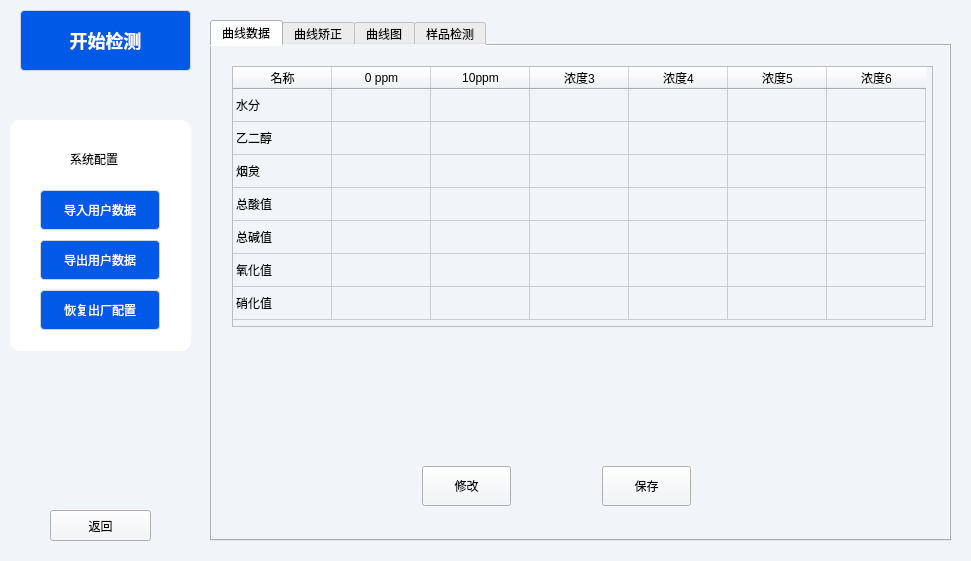
<?xml version="1.0" encoding="UTF-8"?>
<ui version="4.0">
 <class>MainWindow</class>
 <widget class="QWidget" name="MainWindow">
  <property name="geometry">
   <rect>
    <x>0</x>
    <y>0</y>
    <width>971</width>
    <height>561</height>
   </rect>
  </property>
  <property name="windowTitle">
   <string>MainWindow</string>
  </property>
  <property name="styleSheet">
   <string notr="true">background: #F1F4F8;</string>
  </property>
  <widget class="QTabWidget" name="tabWidget">
   <property name="geometry">
    <rect>
     <x>210</x>
     <y>20</y>
     <width>741</width>
     <height>521</height>
    </rect>
   </property>
   <property name="tabPosition">
    <enum>QTabWidget::North</enum>
   </property>
   <property name="tabShape">
    <enum>QTabWidget::Rounded</enum>
   </property>
   <property name="currentIndex">
    <number>0</number>
   </property>
   <property name="elideMode">
    <enum>Qt::ElideNone</enum>
   </property>
   <widget class="QWidget" name="tabCurveData">
    <attribute name="title">
     <string>曲线数据</string>
    </attribute>
    <widget class="QTableWidget" name="tableWidget_2">
     <property name="geometry">
      <rect>
       <x>20</x>
       <y>20</y>
       <width>701</width>
       <height>261</height>
      </rect>
     </property>
     <property name="lineWidth">
      <number>1</number>
     </property>
     <property name="textElideMode">
      <enum>Qt::ElideRight</enum>
     </property>
     <property name="showGrid">
      <bool>true</bool>
     </property>
     <property name="gridStyle">
      <enum>Qt::SolidLine</enum>
     </property>
     <property name="sortingEnabled">
      <bool>false</bool>
     </property>
     <property name="cornerButtonEnabled">
      <bool>true</bool>
     </property>
     <attribute name="horizontalHeaderVisible">
      <bool>true</bool>
     </attribute>
     <attribute name="horizontalHeaderMinimumSectionSize">
      <number>57</number>
     </attribute>
     <attribute name="horizontalHeaderDefaultSectionSize">
      <number>99</number>
     </attribute>
     <attribute name="horizontalHeaderHighlightSections">
      <bool>true</bool>
     </attribute>
     <attribute name="horizontalHeaderShowSortIndicator" stdset="0">
      <bool>false</bool>
     </attribute>
     <attribute name="verticalHeaderVisible">
      <bool>false</bool>
     </attribute>
     <attribute name="verticalHeaderDefaultSectionSize">
      <number>33</number>
     </attribute>
     <attribute name="verticalHeaderHighlightSections">
      <bool>true</bool>
     </attribute>
     <row>
      <property name="text">
       <string/>
      </property>
     </row>
     <row>
      <property name="text">
       <string/>
      </property>
     </row>
     <row>
      <property name="text">
       <string/>
      </property>
     </row>
     <row>
      <property name="text">
       <string/>
      </property>
     </row>
     <row>
      <property name="text">
       <string/>
      </property>
     </row>
     <row>
      <property name="text">
       <string/>
      </property>
     </row>
     <row>
      <property name="text">
       <string/>
      </property>
     </row>
     <column>
      <property name="text">
       <string>名称</string>
      </property>
     </column>
     <column>
      <property name="text">
       <string>0 ppm</string>
      </property>
     </column>
     <column>
      <property name="text">
       <string>10ppm</string>
      </property>
     </column>
     <column>
      <property name="text">
       <string>浓度3</string>
      </property>
     </column>
     <column>
      <property name="text">
       <string>浓度4</string>
      </property>
     </column>
     <column>
      <property name="text">
       <string>浓度5</string>
      </property>
     </column>
     <column>
      <property name="text">
       <string>浓度6</string>
      </property>
     </column>
     <item row="0" column="0">
      <property name="text">
       <string>水分</string>
      </property>
     </item>
     <item row="1" column="0">
      <property name="text">
       <string>乙二醇</string>
      </property>
     </item>
     <item row="2" column="0">
      <property name="text">
       <string>烟炱</string>
      </property>
     </item>
     <item row="3" column="0">
      <property name="text">
       <string>总酸值</string>
      </property>
     </item>
     <item row="3" column="1">
      <property name="text">
       <string/>
      </property>
     </item>
     <item row="4" column="0">
      <property name="text">
       <string>总碱值</string>
      </property>
     </item>
     <item row="4" column="1">
      <property name="text">
       <string/>
      </property>
     </item>
     <item row="5" column="0">
      <property name="text">
       <string>氧化值</string>
      </property>
     </item>
     <item row="6" column="0">
      <property name="text">
       <string>硝化值</string>
      </property>
     </item>
    </widget>
    <widget class="QPushButton" name="pushButton_4">
     <property name="geometry">
      <rect>
       <x>210</x>
       <y>420</y>
       <width>89</width>
       <height>40</height>
      </rect>
     </property>
     <property name="text">
      <string>修改</string>
     </property>
    </widget>
    <widget class="QPushButton" name="pushButton_5">
     <property name="geometry">
      <rect>
       <x>390</x>
       <y>420</y>
       <width>89</width>
       <height>40</height>
      </rect>
     </property>
     <property name="text">
      <string>保存</string>
     </property>
    </widget>
   </widget>
   <widget class="QWidget" name="tabCurveCorrrection">
    <attribute name="title">
     <string>曲线矫正</string>
    </attribute>
    <widget class="QTableWidget" name="tableWidget_3">
     <property name="geometry">
      <rect>
       <x>20</x>
       <y>20</y>
       <width>701</width>
       <height>261</height>
      </rect>
     </property>
     <property name="lineWidth">
      <number>1</number>
     </property>
     <property name="textElideMode">
      <enum>Qt::ElideRight</enum>
     </property>
     <property name="showGrid">
      <bool>true</bool>
     </property>
     <property name="gridStyle">
      <enum>Qt::SolidLine</enum>
     </property>
     <property name="sortingEnabled">
      <bool>false</bool>
     </property>
     <property name="cornerButtonEnabled">
      <bool>true</bool>
     </property>
     <attribute name="horizontalHeaderVisible">
      <bool>true</bool>
     </attribute>
     <attribute name="horizontalHeaderMinimumSectionSize">
      <number>57</number>
     </attribute>
     <attribute name="horizontalHeaderDefaultSectionSize">
      <number>99</number>
     </attribute>
     <attribute name="horizontalHeaderHighlightSections">
      <bool>true</bool>
     </attribute>
     <attribute name="horizontalHeaderShowSortIndicator" stdset="0">
      <bool>false</bool>
     </attribute>
     <attribute name="verticalHeaderVisible">
      <bool>false</bool>
     </attribute>
     <attribute name="verticalHeaderDefaultSectionSize">
      <number>33</number>
     </attribute>
     <attribute name="verticalHeaderHighlightSections">
      <bool>true</bool>
     </attribute>
     <row>
      <property name="text">
       <string/>
      </property>
     </row>
     <row>
      <property name="text">
       <string/>
      </property>
     </row>
     <row>
      <property name="text">
       <string/>
      </property>
     </row>
     <row>
      <property name="text">
       <string/>
      </property>
     </row>
     <row>
      <property name="text">
       <string/>
      </property>
     </row>
     <row>
      <property name="text">
       <string/>
      </property>
     </row>
     <row>
      <property name="text">
       <string/>
      </property>
     </row>
     <column>
      <property name="text">
       <string>名称</string>
      </property>
     </column>
     <column>
      <property name="text">
       <string>0 ppm</string>
      </property>
     </column>
     <column>
      <property name="text">
       <string>10ppm</string>
      </property>
     </column>
     <column>
      <property name="text">
       <string>浓度3</string>
      </property>
     </column>
     <column>
      <property name="text">
       <string>浓度4</string>
      </property>
     </column>
     <column>
      <property name="text">
       <string>浓度5</string>
      </property>
     </column>
     <column>
      <property name="text">
       <string>浓度6</string>
      </property>
     </column>
     <item row="0" column="0">
      <property name="text">
       <string>水分</string>
      </property>
     </item>
     <item row="1" column="0">
      <property name="text">
       <string>乙二醇</string>
      </property>
     </item>
     <item row="2" column="0">
      <property name="text">
       <string>烟炱</string>
      </property>
     </item>
     <item row="3" column="0">
      <property name="text">
       <string>总酸值</string>
      </property>
     </item>
     <item row="3" column="1">
      <property name="text">
       <string/>
      </property>
     </item>
     <item row="4" column="0">
      <property name="text">
       <string>总碱值</string>
      </property>
     </item>
     <item row="4" column="1">
      <property name="text">
       <string/>
      </property>
     </item>
     <item row="5" column="0">
      <property name="text">
       <string>氧化值</string>
      </property>
     </item>
     <item row="6" column="0">
      <property name="text">
       <string>硝化值</string>
      </property>
     </item>
    </widget>
    <widget class="QPushButton" name="pushButton_7">
     <property name="geometry">
      <rect>
       <x>210</x>
       <y>420</y>
       <width>89</width>
       <height>40</height>
      </rect>
     </property>
     <property name="text">
      <string>修改</string>
     </property>
    </widget>
    <widget class="QPushButton" name="pushButton_6">
     <property name="geometry">
      <rect>
       <x>390</x>
       <y>420</y>
       <width>89</width>
       <height>40</height>
      </rect>
     </property>
     <property name="text">
      <string>保存</string>
     </property>
    </widget>
   </widget>
   <widget class="QWidget" name="tabCurveChart">
    <attribute name="title">
     <string>曲线图</string>
    </attribute>
   </widget>
   <widget class="QWidget" name="samplesTest">
    <property name="styleSheet">
     <string notr="true"/>
    </property>
    <attribute name="title">
     <string>样品检测</string>
    </attribute>
    <widget class="QTableWidget" name="tableWidget">
     <property name="geometry">
      <rect>
       <x>170</x>
       <y>90</y>
       <width>331</width>
       <height>261</height>
      </rect>
     </property>
     <property name="lineWidth">
      <number>1</number>
     </property>
     <property name="textElideMode">
      <enum>Qt::ElideRight</enum>
     </property>
     <property name="showGrid">
      <bool>true</bool>
     </property>
     <property name="gridStyle">
      <enum>Qt::SolidLine</enum>
     </property>
     <property name="sortingEnabled">
      <bool>false</bool>
     </property>
     <property name="cornerButtonEnabled">
      <bool>true</bool>
     </property>
     <attribute name="horizontalHeaderVisible">
      <bool>true</bool>
     </attribute>
     <attribute name="horizontalHeaderMinimumSectionSize">
      <number>57</number>
     </attribute>
     <attribute name="horizontalHeaderDefaultSectionSize">
      <number>155</number>
     </attribute>
     <attribute name="horizontalHeaderHighlightSections">
      <bool>true</bool>
     </attribute>
     <attribute name="horizontalHeaderShowSortIndicator" stdset="0">
      <bool>false</bool>
     </attribute>
     <attribute name="verticalHeaderVisible">
      <bool>false</bool>
     </attribute>
     <attribute name="verticalHeaderDefaultSectionSize">
      <number>33</number>
     </attribute>
     <attribute name="verticalHeaderHighlightSections">
      <bool>true</bool>
     </attribute>
     <row>
      <property name="text">
       <string/>
      </property>
     </row>
     <row>
      <property name="text">
       <string/>
      </property>
     </row>
     <row>
      <property name="text">
       <string/>
      </property>
     </row>
     <row>
      <property name="text">
       <string/>
      </property>
     </row>
     <row>
      <property name="text">
       <string/>
      </property>
     </row>
     <row>
      <property name="text">
       <string/>
      </property>
     </row>
     <row>
      <property name="text">
       <string/>
      </property>
     </row>
     <column>
      <property name="text">
       <string>内容</string>
      </property>
     </column>
     <column>
      <property name="text">
       <string>检测结果</string>
      </property>
     </column>
     <item row="0" column="0">
      <property name="text">
       <string>水分</string>
      </property>
     </item>
     <item row="1" column="0">
      <property name="text">
       <string>乙二醇</string>
      </property>
     </item>
     <item row="2" column="0">
      <property name="text">
       <string>烟炱</string>
      </property>
     </item>
     <item row="3" column="0">
      <property name="text">
       <string>总酸值</string>
      </property>
     </item>
     <item row="3" column="1">
      <property name="text">
       <string/>
      </property>
     </item>
     <item row="4" column="0">
      <property name="text">
       <string>总碱值</string>
      </property>
     </item>
     <item row="4" column="1">
      <property name="text">
       <string/>
      </property>
     </item>
     <item row="5" column="0">
      <property name="text">
       <string>氧化值</string>
      </property>
     </item>
     <item row="6" column="0">
      <property name="text">
       <string>硝化值</string>
      </property>
     </item>
    </widget>
   </widget>
  </widget>
  <widget class="QWidget" name="widget" native="true">
   <property name="geometry">
    <rect>
     <x>10</x>
     <y>120</y>
     <width>181</width>
     <height>231</height>
    </rect>
   </property>
   <property name="styleSheet">
    <string notr="true">background:#fff;
border-radius: 10px;</string>
   </property>
   <widget class="QLabel" name="label">
    <property name="geometry">
     <rect>
      <x>60</x>
      <y>30</y>
      <width>67</width>
      <height>17</height>
     </rect>
    </property>
    <property name="text">
     <string>系统配置</string>
    </property>
   </widget>
   <widget class="QPushButton" name="pushButton">
    <property name="geometry">
     <rect>
      <x>30</x>
      <y>70</y>
      <width>120</width>
      <height>40</height>
     </rect>
    </property>
    <property name="styleSheet">
     <string notr="true">width: 120px;
height: 40px;
background: #005AE7;
border-radius: 4px;
border: 1px solid #D3D6D9;
color: #FFFFFF;
font-style: normal;</string>
    </property>
    <property name="text">
     <string>导入用户数据</string>
    </property>
   </widget>
   <widget class="QPushButton" name="pushButton_2">
    <property name="geometry">
     <rect>
      <x>30</x>
      <y>120</y>
      <width>120</width>
      <height>40</height>
     </rect>
    </property>
    <property name="styleSheet">
     <string notr="true">width: 120px;
height: 40px;
background: #005AE7;
border-radius: 4px;
border: 1px solid #D3D6D9;
color: #FFFFFF;
font-style: normal;</string>
    </property>
    <property name="text">
     <string>导出用户数据</string>
    </property>
   </widget>
   <widget class="QPushButton" name="pushButton_3">
    <property name="geometry">
     <rect>
      <x>30</x>
      <y>170</y>
      <width>120</width>
      <height>40</height>
     </rect>
    </property>
    <property name="styleSheet">
     <string notr="true">width:120px;
height:40px;
background: #005AE7;
border-radius: 4px;
border: 1px solid #D3D6D9;
color: #FFFFFF;
font-style: normal;</string>
    </property>
    <property name="text">
     <string>恢复出厂配置</string>
    </property>
   </widget>
  </widget>
  <widget class="QPushButton" name="logoutButton">
   <property name="geometry">
    <rect>
     <x>50</x>
     <y>510</y>
     <width>101</width>
     <height>31</height>
    </rect>
   </property>
   <property name="text">
    <string>返回</string>
   </property>
  </widget>
  <widget class="QPushButton" name="testButton">
   <property name="geometry">
    <rect>
     <x>20</x>
     <y>10</y>
     <width>171</width>
     <height>61</height>
    </rect>
   </property>
   <property name="layoutDirection">
    <enum>Qt::LeftToRight</enum>
   </property>
   <property name="styleSheet">
    <string notr="true">width: 112px;
height: 54px;
background: #005AE7;
border-radius: 4px;
border: 1px solid #D3D6D9;
font-weight: bold;
font-size: 18px;
color: #FFFFFF;
font-style: normal;</string>
   </property>
   <property name="text">
    <string>开始检测</string>
   </property>
  </widget>
 </widget>
 <resources/>
 <connections/>
</ui>
